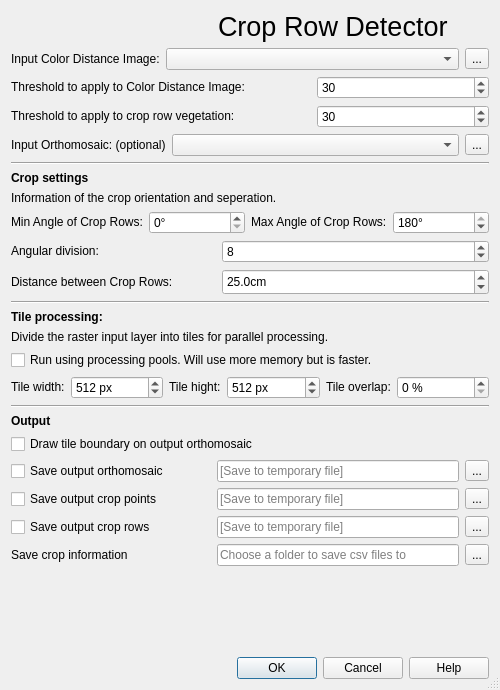
<?xml version="1.0" encoding="UTF-8"?>
<ui version="4.0">
 <class>Dialog</class>
 <widget class="QDialog" name="Dialog">
  <property name="geometry">
   <rect>
    <x>0</x>
    <y>0</y>
    <width>500</width>
    <height>690</height>
   </rect>
  </property>
  <property name="minimumSize">
   <size>
    <width>500</width>
    <height>690</height>
   </size>
  </property>
  <property name="windowTitle">
   <string>SDU Agro Tools - Crop row detector</string>
  </property>
  <property name="sizeGripEnabled">
   <bool>true</bool>
  </property>
  <layout class="QVBoxLayout" name="verticalLayout">
   <item>
    <layout class="QHBoxLayout" name="horizontalLayout">
     <item>
      <widget class="QLabel" name="logo">
       <property name="sizePolicy">
        <sizepolicy hsizetype="Maximum" vsizetype="Maximum">
         <horstretch>0</horstretch>
         <verstretch>0</verstretch>
        </sizepolicy>
       </property>
       <property name="minimumSize">
        <size>
         <width>0</width>
         <height>0</height>
        </size>
       </property>
       <property name="maximumSize">
        <size>
         <width>123</width>
         <height>46</height>
        </size>
       </property>
       <property name="text">
        <string/>
       </property>
       <property name="scaledContents">
        <bool>true</bool>
       </property>
      </widget>
     </item>
     <item>
      <widget class="QLabel" name="heading">
       <property name="sizePolicy">
        <sizepolicy hsizetype="Fixed" vsizetype="Fixed">
         <horstretch>0</horstretch>
         <verstretch>0</verstretch>
        </sizepolicy>
       </property>
       <property name="font">
        <font>
         <pointsize>20</pointsize>
         <bold>false</bold>
        </font>
       </property>
       <property name="text">
        <string>Crop Row Detector</string>
       </property>
      </widget>
     </item>
    </layout>
   </item>
   <item>
    <layout class="QHBoxLayout" name="horizontalLayout_2">
     <item>
      <widget class="QLabel" name="input_label_cdc">
       <property name="sizePolicy">
        <sizepolicy hsizetype="Fixed" vsizetype="Fixed">
         <horstretch>0</horstretch>
         <verstretch>0</verstretch>
        </sizepolicy>
       </property>
       <property name="toolTip">
        <string>Input vegetation image in grayscale.</string>
       </property>
       <property name="text">
        <string>Input Color Distance Image:</string>
       </property>
      </widget>
     </item>
     <item>
      <widget class="QgsMapLayerComboBox" name="input_file_cdc_map_layer_combo_box"/>
     </item>
     <item>
      <widget class="QToolButton" name="input_file_cdc_button">
       <property name="text">
        <string>...</string>
       </property>
      </widget>
     </item>
    </layout>
   </item>
   <item>
    <layout class="QHBoxLayout" name="horizontalLayout_3">
     <item>
      <widget class="QLabel" name="threshold_label">
       <property name="sizePolicy">
        <sizepolicy hsizetype="Minimum" vsizetype="Fixed">
         <horstretch>0</horstretch>
         <verstretch>0</verstretch>
        </sizepolicy>
       </property>
       <property name="minimumSize">
        <size>
         <width>300</width>
         <height>0</height>
        </size>
       </property>
       <property name="font">
        <font>
         <bold>false</bold>
        </font>
       </property>
       <property name="toolTip">
        <string>Threshold to apply to vegetation image.  </string>
       </property>
       <property name="text">
        <string>Threshold to apply to Color Distance Image:</string>
       </property>
      </widget>
     </item>
     <item>
      <widget class="QSpinBox" name="threshold_spin_box">
       <property name="enabled">
        <bool>true</bool>
       </property>
       <property name="sizePolicy">
        <sizepolicy hsizetype="Expanding" vsizetype="Fixed">
         <horstretch>0</horstretch>
         <verstretch>0</verstretch>
        </sizepolicy>
       </property>
       <property name="suffix">
        <string/>
       </property>
       <property name="prefix">
        <string/>
       </property>
       <property name="minimum">
        <number>1</number>
       </property>
       <property name="maximum">
        <number>255</number>
       </property>
       <property name="singleStep">
        <number>1</number>
       </property>
       <property name="value">
        <number>30</number>
       </property>
      </widget>
     </item>
    </layout>
   </item>
   <item>
    <layout class="QHBoxLayout" name="horizontalLayout_4">
     <item>
      <widget class="QLabel" name="veg_threshold_label">
       <property name="sizePolicy">
        <sizepolicy hsizetype="Minimum" vsizetype="Fixed">
         <horstretch>0</horstretch>
         <verstretch>0</verstretch>
        </sizepolicy>
       </property>
       <property name="minimumSize">
        <size>
         <width>300</width>
         <height>0</height>
        </size>
       </property>
       <property name="maximumSize">
        <size>
         <width>16777215</width>
         <height>16777215</height>
        </size>
       </property>
       <property name="font">
        <font>
         <bold>false</bold>
        </font>
       </property>
       <property name="toolTip">
        <string>Threshold to apply to vegetation in crop rows. Determines how much vegetation around a given point on the row for a plant not to be missing.</string>
       </property>
       <property name="text">
        <string>Threshold to apply to crop row vegetation:</string>
       </property>
      </widget>
     </item>
     <item>
      <widget class="QSpinBox" name="veg_threshold_spin_box">
       <property name="enabled">
        <bool>true</bool>
       </property>
       <property name="sizePolicy">
        <sizepolicy hsizetype="Expanding" vsizetype="Fixed">
         <horstretch>0</horstretch>
         <verstretch>0</verstretch>
        </sizepolicy>
       </property>
       <property name="suffix">
        <string/>
       </property>
       <property name="prefix">
        <string/>
       </property>
       <property name="minimum">
        <number>1</number>
       </property>
       <property name="maximum">
        <number>255</number>
       </property>
       <property name="singleStep">
        <number>1</number>
       </property>
       <property name="value">
        <number>30</number>
       </property>
      </widget>
     </item>
    </layout>
   </item>
   <item>
    <layout class="QHBoxLayout" name="horizontalLayout_5">
     <item>
      <widget class="QLabel" name="input_label_ortho">
       <property name="sizePolicy">
        <sizepolicy hsizetype="Fixed" vsizetype="Fixed">
         <horstretch>0</horstretch>
         <verstretch>0</verstretch>
        </sizepolicy>
       </property>
       <property name="toolTip">
        <string>Orthomosaic on which to draw found crop-rows.</string>
       </property>
       <property name="text">
        <string>Input Orthomosaic: (optional)</string>
       </property>
      </widget>
     </item>
     <item>
      <widget class="QgsMapLayerComboBox" name="input_file_ortho_map_layer_combo_box"/>
     </item>
     <item>
      <widget class="QToolButton" name="input_file_ortho_button">
       <property name="text">
        <string>...</string>
       </property>
      </widget>
     </item>
    </layout>
   </item>
   <item>
    <widget class="Line" name="input_ref_line">
     <property name="orientation">
      <enum>Qt::Horizontal</enum>
     </property>
    </widget>
   </item>
   <item>
    <widget class="QLabel" name="crop_heading">
     <property name="sizePolicy">
      <sizepolicy hsizetype="Preferred" vsizetype="Fixed">
       <horstretch>0</horstretch>
       <verstretch>0</verstretch>
      </sizepolicy>
     </property>
     <property name="font">
      <font>
       <bold>true</bold>
      </font>
     </property>
     <property name="text">
      <string>Crop settings</string>
     </property>
    </widget>
   </item>
   <item>
    <widget class="QLabel" name="crop_description">
     <property name="sizePolicy">
      <sizepolicy hsizetype="Preferred" vsizetype="Fixed">
       <horstretch>0</horstretch>
       <verstretch>0</verstretch>
      </sizepolicy>
     </property>
     <property name="font">
      <font>
       <bold>false</bold>
      </font>
     </property>
     <property name="text">
      <string>Information of the crop orientation and seperation. </string>
     </property>
     <property name="wordWrap">
      <bool>false</bool>
     </property>
    </widget>
   </item>
   <item>
    <layout class="QHBoxLayout" name="horizontalLayout_6">
     <item>
      <widget class="QLabel" name="min_angle_label">
       <property name="sizePolicy">
        <sizepolicy hsizetype="Fixed" vsizetype="Fixed">
         <horstretch>0</horstretch>
         <verstretch>0</verstretch>
        </sizepolicy>
       </property>
       <property name="font">
        <font>
         <bold>false</bold>
        </font>
       </property>
       <property name="toolTip">
        <string>Minimum angle in which crop rows are expected. 0 is North, 90 is East, 180 is South and 270 is West.</string>
       </property>
       <property name="text">
        <string>Min Angle of Crop Rows:</string>
       </property>
      </widget>
     </item>
     <item>
      <widget class="QSpinBox" name="min_angle_spin_box">
       <property name="enabled">
        <bool>true</bool>
       </property>
       <property name="suffix">
        <string>°</string>
       </property>
       <property name="prefix">
        <string/>
       </property>
       <property name="minimum">
        <number>0</number>
       </property>
       <property name="maximum">
        <number>180</number>
       </property>
       <property name="singleStep">
        <number>1</number>
       </property>
       <property name="value">
        <number>0</number>
       </property>
      </widget>
     </item>
     <item>
      <widget class="QLabel" name="max_angle_label">
       <property name="sizePolicy">
        <sizepolicy hsizetype="Fixed" vsizetype="Fixed">
         <horstretch>0</horstretch>
         <verstretch>0</verstretch>
        </sizepolicy>
       </property>
       <property name="font">
        <font>
         <bold>false</bold>
        </font>
       </property>
       <property name="toolTip">
        <string>Maximum angle in which crop rows are expected. 0 is North, 90 is East, 180 is South and 270 is West.</string>
       </property>
       <property name="text">
        <string>Max Angle of Crop Rows:</string>
       </property>
      </widget>
     </item>
     <item>
      <widget class="QSpinBox" name="max_angle_spin_box">
       <property name="enabled">
        <bool>true</bool>
       </property>
       <property name="suffix">
        <string>°</string>
       </property>
       <property name="prefix">
        <string/>
       </property>
       <property name="minimum">
        <number>0</number>
       </property>
       <property name="maximum">
        <number>180</number>
       </property>
       <property name="singleStep">
        <number>1</number>
       </property>
       <property name="value">
        <number>180</number>
       </property>
      </widget>
     </item>
    </layout>
   </item>
   <item>
    <layout class="QHBoxLayout" name="horizontalLayout_7">
     <item>
      <widget class="QLabel" name="angle_resolution_label">
       <property name="sizePolicy">
        <sizepolicy hsizetype="Minimum" vsizetype="Fixed">
         <horstretch>0</horstretch>
         <verstretch>0</verstretch>
        </sizepolicy>
       </property>
       <property name="minimumSize">
        <size>
         <width>205</width>
         <height>0</height>
        </size>
       </property>
       <property name="font">
        <font>
         <bold>false</bold>
        </font>
       </property>
       <property name="toolTip">
        <string>How many sections to devide each degree into.</string>
       </property>
       <property name="text">
        <string>Angular division:</string>
       </property>
      </widget>
     </item>
     <item>
      <widget class="QSpinBox" name="angle_resolution_spin_box">
       <property name="enabled">
        <bool>true</bool>
       </property>
       <property name="sizePolicy">
        <sizepolicy hsizetype="Expanding" vsizetype="Fixed">
         <horstretch>0</horstretch>
         <verstretch>0</verstretch>
        </sizepolicy>
       </property>
       <property name="suffix">
        <string/>
       </property>
       <property name="prefix">
        <string/>
       </property>
       <property name="minimum">
        <number>1</number>
       </property>
       <property name="maximum">
        <number>32</number>
       </property>
       <property name="singleStep">
        <number>1</number>
       </property>
       <property name="value">
        <number>8</number>
       </property>
      </widget>
     </item>
    </layout>
   </item>
   <item>
    <layout class="QHBoxLayout" name="horizontalLayout_8">
     <item>
      <widget class="QLabel" name="crop_row_distance_label">
       <property name="sizePolicy">
        <sizepolicy hsizetype="Minimum" vsizetype="Fixed">
         <horstretch>0</horstretch>
         <verstretch>0</verstretch>
        </sizepolicy>
       </property>
       <property name="minimumSize">
        <size>
         <width>205</width>
         <height>0</height>
        </size>
       </property>
       <property name="font">
        <font>
         <bold>false</bold>
        </font>
       </property>
       <property name="toolTip">
        <string>Distance between crop rows in centimeters.</string>
       </property>
       <property name="text">
        <string>Distance between Crop Rows: </string>
       </property>
      </widget>
     </item>
     <item>
      <widget class="QgsDoubleSpinBox" name="crop_row_distance_spinbox">
       <property name="sizePolicy">
        <sizepolicy hsizetype="Expanding" vsizetype="Fixed">
         <horstretch>0</horstretch>
         <verstretch>0</verstretch>
        </sizepolicy>
       </property>
       <property name="minimumSize">
        <size>
         <width>60</width>
         <height>26</height>
        </size>
       </property>
       <property name="frame">
        <bool>true</bool>
       </property>
       <property name="buttonSymbols">
        <enum>QAbstractSpinBox::UpDownArrows</enum>
       </property>
       <property name="specialValueText">
        <string/>
       </property>
       <property name="showGroupSeparator" stdset="0">
        <bool>false</bool>
       </property>
       <property name="prefix">
        <string/>
       </property>
       <property name="suffix">
        <string>cm</string>
       </property>
       <property name="decimals">
        <number>1</number>
       </property>
       <property name="maximum">
        <double>500.000000000000000</double>
       </property>
       <property name="value">
        <double>25.000000000000000</double>
       </property>
       <property name="showClearButton" stdset="0">
        <bool>false</bool>
       </property>
       <property name="clearValue" stdset="0">
        <bool>false</bool>
       </property>
      </widget>
     </item>
    </layout>
   </item>
   <item>
    <widget class="Line" name="crop_line">
     <property name="orientation">
      <enum>Qt::Horizontal</enum>
     </property>
    </widget>
   </item>
   <item>
    <widget class="QLabel" name="tile_heading">
     <property name="sizePolicy">
      <sizepolicy hsizetype="Preferred" vsizetype="Fixed">
       <horstretch>0</horstretch>
       <verstretch>0</verstretch>
      </sizepolicy>
     </property>
     <property name="font">
      <font>
       <bold>true</bold>
      </font>
     </property>
     <property name="text">
      <string>Tile processing:</string>
     </property>
    </widget>
   </item>
   <item>
    <widget class="QLabel" name="tile_description">
     <property name="sizePolicy">
      <sizepolicy hsizetype="Preferred" vsizetype="Fixed">
       <horstretch>0</horstretch>
       <verstretch>0</verstretch>
      </sizepolicy>
     </property>
     <property name="font">
      <font>
       <bold>false</bold>
      </font>
     </property>
     <property name="text">
      <string>Divide the raster input layer into tiles for parallel processing.</string>
     </property>
     <property name="wordWrap">
      <bool>false</bool>
     </property>
    </widget>
   </item>
   <item>
    <widget class="QCheckBox" name="use_processing_pools_checkbox">
     <property name="sizePolicy">
      <sizepolicy hsizetype="Preferred" vsizetype="Fixed">
       <horstretch>0</horstretch>
       <verstretch>0</verstretch>
      </sizepolicy>
     </property>
     <property name="layoutDirection">
      <enum>Qt::LeftToRight</enum>
     </property>
     <property name="text">
      <string>Run using processing pools. Will use more memory but is faster.</string>
     </property>
     <property name="checked">
      <bool>false</bool>
     </property>
    </widget>
   </item>
   <item>
    <layout class="QHBoxLayout" name="horizontalLayout_9">
     <item>
      <widget class="QLabel" name="tile_width_label">
       <property name="sizePolicy">
        <sizepolicy hsizetype="Fixed" vsizetype="Fixed">
         <horstretch>0</horstretch>
         <verstretch>0</verstretch>
        </sizepolicy>
       </property>
       <property name="font">
        <font>
         <bold>false</bold>
        </font>
       </property>
       <property name="text">
        <string>Tile width:</string>
       </property>
      </widget>
     </item>
     <item>
      <widget class="QSpinBox" name="tile_width_spin_box">
       <property name="enabled">
        <bool>true</bool>
       </property>
       <property name="suffix">
        <string> px</string>
       </property>
       <property name="prefix">
        <string/>
       </property>
       <property name="minimum">
        <number>100</number>
       </property>
       <property name="maximum">
        <number>10000</number>
       </property>
       <property name="singleStep">
        <number>100</number>
       </property>
       <property name="value">
        <number>512</number>
       </property>
      </widget>
     </item>
     <item>
      <widget class="QLabel" name="tile_hight_label">
       <property name="sizePolicy">
        <sizepolicy hsizetype="Fixed" vsizetype="Fixed">
         <horstretch>0</horstretch>
         <verstretch>0</verstretch>
        </sizepolicy>
       </property>
       <property name="font">
        <font>
         <bold>false</bold>
        </font>
       </property>
       <property name="text">
        <string>Tile hight:</string>
       </property>
      </widget>
     </item>
     <item>
      <widget class="QSpinBox" name="tile_hight_spin_box">
       <property name="enabled">
        <bool>true</bool>
       </property>
       <property name="sizePolicy">
        <sizepolicy hsizetype="Minimum" vsizetype="Fixed">
         <horstretch>0</horstretch>
         <verstretch>0</verstretch>
        </sizepolicy>
       </property>
       <property name="suffix">
        <string> px</string>
       </property>
       <property name="prefix">
        <string/>
       </property>
       <property name="minimum">
        <number>100</number>
       </property>
       <property name="maximum">
        <number>10000</number>
       </property>
       <property name="singleStep">
        <number>100</number>
       </property>
       <property name="value">
        <number>512</number>
       </property>
      </widget>
     </item>
     <item>
      <widget class="QLabel" name="tile_overlap_label">
       <property name="sizePolicy">
        <sizepolicy hsizetype="Fixed" vsizetype="Fixed">
         <horstretch>0</horstretch>
         <verstretch>0</verstretch>
        </sizepolicy>
       </property>
       <property name="font">
        <font>
         <bold>false</bold>
        </font>
       </property>
       <property name="text">
        <string>Tile overlap:</string>
       </property>
      </widget>
     </item>
     <item>
      <widget class="QSpinBox" name="tile_overlap_spin_box">
       <property name="enabled">
        <bool>true</bool>
       </property>
       <property name="buttonSymbols">
        <enum>QAbstractSpinBox::UpDownArrows</enum>
       </property>
       <property name="suffix">
        <string> %</string>
       </property>
       <property name="prefix">
        <string/>
       </property>
       <property name="minimum">
        <number>0</number>
       </property>
       <property name="maximum">
        <number>90</number>
       </property>
       <property name="singleStep">
        <number>1</number>
       </property>
       <property name="value">
        <number>0</number>
       </property>
      </widget>
     </item>
    </layout>
   </item>
   <item>
    <widget class="Line" name="tile_line">
     <property name="orientation">
      <enum>Qt::Horizontal</enum>
     </property>
    </widget>
   </item>
   <item>
    <widget class="QLabel" name="output_heading">
     <property name="sizePolicy">
      <sizepolicy hsizetype="Preferred" vsizetype="Fixed">
       <horstretch>0</horstretch>
       <verstretch>0</verstretch>
      </sizepolicy>
     </property>
     <property name="font">
      <font>
       <bold>true</bold>
      </font>
     </property>
     <property name="text">
      <string>Output</string>
     </property>
    </widget>
   </item>
   <item>
    <widget class="QCheckBox" name="tile_boundary_checkbox">
     <property name="sizePolicy">
      <sizepolicy hsizetype="Preferred" vsizetype="Fixed">
       <horstretch>0</horstretch>
       <verstretch>0</verstretch>
      </sizepolicy>
     </property>
     <property name="toolTip">
      <string>Enable to draw tile boundary on the output.</string>
     </property>
     <property name="layoutDirection">
      <enum>Qt::LeftToRight</enum>
     </property>
     <property name="text">
      <string>Draw tile boundary on output orthomosaic</string>
     </property>
     <property name="checked">
      <bool>false</bool>
     </property>
    </widget>
   </item>
   <item>
    <layout class="QHBoxLayout" name="horizontalLayout_10">
     <item>
      <widget class="QCheckBox" name="output_ortho_checkbox">
       <property name="sizePolicy">
        <sizepolicy hsizetype="Minimum" vsizetype="Fixed">
         <horstretch>0</horstretch>
         <verstretch>0</verstretch>
        </sizepolicy>
       </property>
       <property name="minimumSize">
        <size>
         <width>200</width>
         <height>0</height>
        </size>
       </property>
       <property name="toolTip">
        <string>Save output orthomosaic with crop rows drawn on.</string>
       </property>
       <property name="layoutDirection">
        <enum>Qt::LeftToRight</enum>
       </property>
       <property name="text">
        <string>Save output orthomosaic</string>
       </property>
       <property name="checked">
        <bool>false</bool>
       </property>
      </widget>
     </item>
     <item>
      <widget class="QLineEdit" name="output_ortho_line_edit">
       <property name="placeholderText">
        <string>[Save to temporary file]</string>
       </property>
       <property name="clearButtonEnabled">
        <bool>true</bool>
       </property>
      </widget>
     </item>
     <item>
      <widget class="QToolButton" name="output_ortho_button">
       <property name="text">
        <string>...</string>
       </property>
      </widget>
     </item>
    </layout>
   </item>
   <item>
    <layout class="QHBoxLayout" name="horizontalLayout_11">
     <item>
      <widget class="QCheckBox" name="output_crop_points_checkbox">
       <property name="sizePolicy">
        <sizepolicy hsizetype="Minimum" vsizetype="Fixed">
         <horstretch>0</horstretch>
         <verstretch>0</verstretch>
        </sizepolicy>
       </property>
       <property name="minimumSize">
        <size>
         <width>200</width>
         <height>0</height>
        </size>
       </property>
       <property name="toolTip">
        <string>Save crops as points in pgkg format.</string>
       </property>
       <property name="layoutDirection">
        <enum>Qt::LeftToRight</enum>
       </property>
       <property name="text">
        <string>Save output crop points</string>
       </property>
       <property name="checked">
        <bool>false</bool>
       </property>
      </widget>
     </item>
     <item>
      <widget class="QLineEdit" name="output_crop_points_line_edit">
       <property name="placeholderText">
        <string>[Save to temporary file]</string>
       </property>
       <property name="clearButtonEnabled">
        <bool>true</bool>
       </property>
      </widget>
     </item>
     <item>
      <widget class="QToolButton" name="output_crop_points_button">
       <property name="text">
        <string>...</string>
       </property>
      </widget>
     </item>
    </layout>
   </item>
   <item>
    <layout class="QHBoxLayout" name="horizontalLayout_12">
     <item>
      <widget class="QCheckBox" name="output_crop_rows_checkbox">
       <property name="sizePolicy">
        <sizepolicy hsizetype="Minimum" vsizetype="Fixed">
         <horstretch>0</horstretch>
         <verstretch>0</verstretch>
        </sizepolicy>
       </property>
       <property name="minimumSize">
        <size>
         <width>200</width>
         <height>0</height>
        </size>
       </property>
       <property name="toolTip">
        <string>Save crops rows as lines in pgkg format.</string>
       </property>
       <property name="layoutDirection">
        <enum>Qt::LeftToRight</enum>
       </property>
       <property name="text">
        <string>Save output crop rows</string>
       </property>
       <property name="checked">
        <bool>false</bool>
       </property>
      </widget>
     </item>
     <item>
      <widget class="QLineEdit" name="output_crop_row_line_edit">
       <property name="placeholderText">
        <string>[Save to temporary file]</string>
       </property>
       <property name="clearButtonEnabled">
        <bool>true</bool>
       </property>
      </widget>
     </item>
     <item>
      <widget class="QToolButton" name="output_crop_row_button">
       <property name="text">
        <string>...</string>
       </property>
      </widget>
     </item>
    </layout>
   </item>
   <item>
    <layout class="QHBoxLayout" name="horizontalLayout_13">
     <item>
      <widget class="QLabel" name="output_crop_folder_label">
       <property name="sizePolicy">
        <sizepolicy hsizetype="Minimum" vsizetype="Fixed">
         <horstretch>0</horstretch>
         <verstretch>0</verstretch>
        </sizepolicy>
       </property>
       <property name="minimumSize">
        <size>
         <width>200</width>
         <height>0</height>
        </size>
       </property>
       <property name="toolTip">
        <string>Output folder where all crop row information is saved as csv files.</string>
       </property>
       <property name="text">
        <string>Save crop information</string>
       </property>
      </widget>
     </item>
     <item>
      <widget class="QLineEdit" name="output_crop_folder_line_edit">
       <property name="placeholderText">
        <string>Choose a folder to save csv files to</string>
       </property>
       <property name="clearButtonEnabled">
        <bool>true</bool>
       </property>
      </widget>
     </item>
     <item>
      <widget class="QToolButton" name="output_crop_folder_button">
       <property name="text">
        <string>...</string>
       </property>
      </widget>
     </item>
    </layout>
   </item>
   <item>
    <spacer name="verticalSpacer">
     <property name="orientation">
      <enum>Qt::Vertical</enum>
     </property>
     <property name="sizeHint" stdset="0">
      <size>
       <width>20</width>
       <height>40</height>
      </size>
     </property>
    </spacer>
   </item>
   <item>
    <widget class="QDialogButtonBox" name="dialog_button_box">
     <property name="standardButtons">
      <set>QDialogButtonBox::Cancel|QDialogButtonBox::Help|QDialogButtonBox::Ok</set>
     </property>
     <property name="centerButtons">
      <bool>false</bool>
     </property>
    </widget>
   </item>
  </layout>
 </widget>
 <customwidgets>
  <customwidget>
   <class>QgsDoubleSpinBox</class>
   <extends>QDoubleSpinBox</extends>
   <header>qgsdoublespinbox.h</header>
  </customwidget>
  <customwidget>
   <class>QgsMapLayerComboBox</class>
   <extends>QComboBox</extends>
   <header>qgsmaplayercombobox.h</header>
  </customwidget>
 </customwidgets>
 <resources/>
 <connections/>
</ui>
